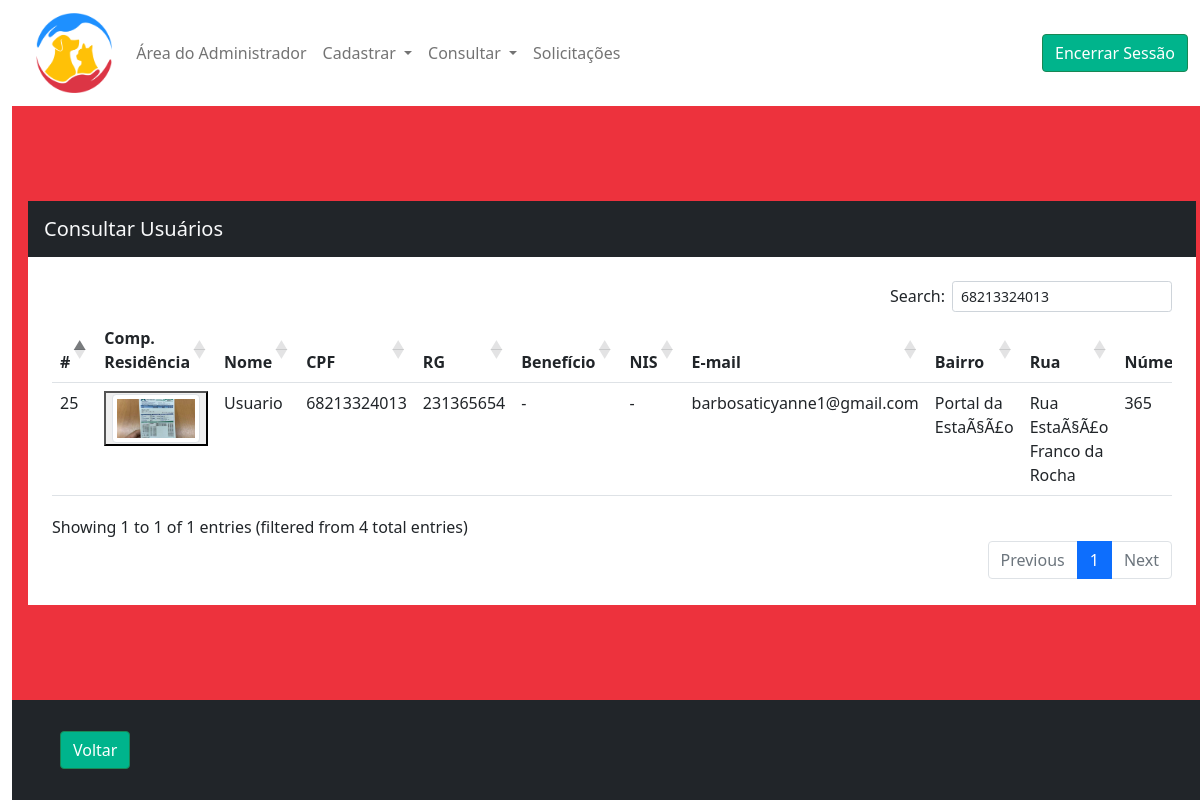
Page /consulta-usuario/68213324013 (signed in) on the earlier database version.
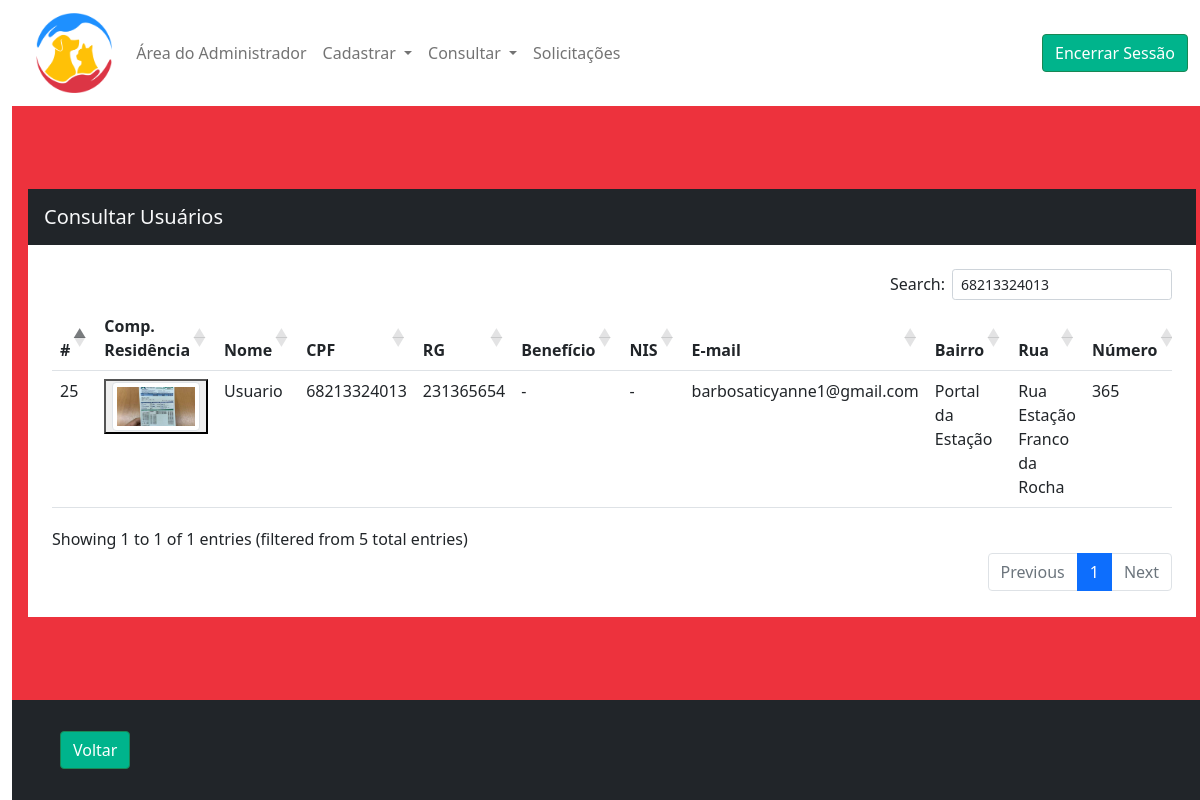
Same page on the later database version.
### tables this page shows
CREATE TABLE `usuario` (
  `idusuario` int(11) NOT NULL,
  `idlogin` int(11) NOT NULL,
  `rg` char(9) NOT NULL,
  `cpf` char(11) NOT NULL,
  `beneficio` tinyint(4) NOT NULL COMMENT '0 - Sem benefício; 1 - Benefício Soical; 2 - Protetor de Animais; 3 - Em análise',
  `telefone` varchar(10) DEFAULT NULL,
  `celular` varchar(11) NOT NULL,
  `whatsapp` tinyint(4) NOT NULL COMMENT '0 - Celular não é whatsapp; 1 - Celular é whatsapp',
  `punicao` tinyint(4) NOT NULL,
  `usurua` varchar(50) NOT NULL,
  `usubairro` varchar(50) NOT NULL,
  `usunumero` varchar(5) NOT NULL,
  `usucep` varchar(8) NOT NULL,
  `nis` char(11) DEFAULT NULL,
  `doccomprovante` varchar(255) DEFAULT NULL,
  `quantcastracoes` tinyint(4) NOT NULL
);

### model/Usuario.php (called while the page is built, shortened)
<?php
    class Usuario{
        function consultar()
        {
            $con = Conexao::conectar();
            $cmd = $con->prepare("SELECT idusuario, login.idlogin, doccomprovante, nome, email, cpf, rg, beneficio, nis, telefone, celular, whatsapp, usucep, usubairro, usurua, usunumero, punicao
                                    FROM usuario JOIN login ON usuario.idlogin = login.idlogin");
            $cmd->execute();
            return $cmd->fetchAll(PDO::FETCH_OBJ);
        }
    }
?>

### view/consultaUsuario.php (the view, shortened to what the changed rows need)
<!DOCTYPE html>
<html lang="pt-br">
<head>
    <link rel="stylesheet" type="text/css" href="https://cdnjs.cloudflare.com/ajax/libs/twitter-bootstrap/5.1.3/css/bootstrap.min.css">
    <link rel="stylesheet" type="text/css" href="https://cdn.datatables.net/buttons/2.2.3/css/buttons.dataTables.min.css">
    <link rel="stylesheet" type="text/css" href="https://cdn.datatables.net/1.12.1/css/dataTables.bootstrap5.min.css">
    <link rel="stylesheet" type="text/css" href="https://cdn.datatables.net/responsive/2.3.0/css/responsive.dataTables.min.css"/>
    <?php include_once "head.php";?>
</head>
<body>
    <div class="container-fluid d-grid min-vh-100 corpo">
        <div class="bg-danger container-fluid" style="grid-area: corpo;">
            <div class="row h-100 align-items-center" style="max-width:100vw;">
                <div class="p-3">
                    <div class="container-fluid bg-dark text-light font-weight-bold p-3">
                        <h5 class="m-0">Consultar Usuários</h5>
                    </div>
                    <div class="container-fluid p-sm-3 p-md-3 p-lg-4 p-3 px-0 bg-white">
                        <div class="table-responsive">
                            <table id="tbUsuario" class="table table-hover">
                                <thead>
                                    <th>#</th>
                                    <th>Comp. Residência</th>
                                    <th>Nome</th>
                                    <th>CPF</th>
                                    <th>RG</th>
                                    <th>Benefício</th>
                                    <th>NIS</th>
                                    <th>E-mail</th>
                                    <th>Bairro</th>
                                    <th>Rua</th>
                                    <th>Número</th>
                                </thead>
                                <tbody>
                                    <?php
                                        foreach($dadosUsuario as $value)
                                        {
                                            $valorBeneficio = $value->beneficio;
                                            $value->beneficio = str_replace("0", "-", $value->beneficio);
                                            $value->beneficio = str_replace("1", "Benefício Social", $value->beneficio);
                                            $value->beneficio = str_replace("2", "Protetor de Animais", $value->beneficio);
                                            $value->beneficio = str_replace("3", "Em análise", $value->beneficio);
                                            $valorTelefone = $value->telefone;
                                            $value->telefone = preg_replace("/^$/", "-", $value->telefone);
                                            $valorNis = $value->nis;
                                            $value->nis = preg_replace("/^$/", "-", $value->nis);
                                            $valorPunicao = $value->punicao;
                                            $value->punicao == 0 ? $value->punicao = '-' : $value->punicao = "<span class='badge bg-danger'>Punido</span>";
                                            $whats = $value->whatsapp;
                                            $value->whatsapp == 1 ? $value->whatsapp = "<a href='https://api.whatsapp.com/send?phone=55$value->celular&text=Olá $value->nome!' target='_blank'><img src='".URL."recursos/img/whatsapp.png'></a>" : $value->whatsapp = "";
                                            echo
                                            "
                                            <tr>
                                                <td>$value->idusuario</td>
                                                <td>
                                                    <button id='btnImg' type='button' data-bs-target='#modalImg' data-bs-toggle='modal' data-img='$value->doccomprovante'>
                                                        <img width='150px' class='img-thumbnail' src='".URL."recursos/img/docComprovantes/$value->doccomprovante'>
                                                    </button>
                                                </td>
                                                <td>$value->nome</td>
                                                <td>$value->cpf</td>
                                                <td>$value->rg</td>
                                                <td>$value->beneficio</td>
                                                <td>$value->nis</td>
                                                <td>$value->email</td>
                                                <td>$value->usubairro</td>
                                                <td>$value->usurua</td>
                                                <td>$value->usunumero</td>
                                                <td>$value->telefone</td>
                                                <td style='width:140px;'>$value->celular $value->whatsapp</td>
                                                <td>$value->punicao</td>
                                                    <a href='". URL. "consulta-animais/$value->idusuario' class='btn btn-success col-auto'>
                                                        <img src='". URL ."recursos/img/Logo-Castra-Pet.svg' alt='Animais cadastrados' width='30px' class='aling-itens-center white justify-content-center'>
                                                    </a>
                                                    <button class='btn btn-warning btn-sm-sm text-light' id='btnEditar' type='button' data-bs-target='#modalEditar' data-bs-toggle='modal'
                                                            data-idusuario='$value->idusuario' data-nome='$value->nome' data-cpf='$value->cpf' data-beneficio='$valorBeneficio' data-nis='$valorNis'
                                                            data-email='$value->email' data-telefone='$valorTelefone' data-celular='$value->celular' data-punicao='$valorPunicao' data-rg='$value->rg'
                                                            data-cep='$value->usucep' data-numero='$value->usunumero' data-bairro='$value->usubairro' data-rua='$value->usurua' data-idlogin='$value->idlogin' data-whats='$whats'>
                                                        <img src=". URL . "recursos/img/pencil-square.svg".">
                                                    </button>
                                            </tr>
                                            ";
                                        }
                                    ?>
                                </tbody>
                            </table>
                        </div>
                    </div>
                </div>
            </div>
        </div>
        <div class="container-fluid bg-dark" style="grid-area: footer;">
            <div class="row h-100 align-items-center">
                <div class="px-5">
                    <a href="<?php echo URL.'home-adm';?>" class="btn btn-success">Voltar</a>
                </div>
            </div>
        </div>
    </div>
</body>
</html>

Differences in the rows shown:
changed usuario "Usuario": usubairro "Portal da EstaÃ§Ã£o" → "Portal da Estação"; usurua "Rua EstaÃ§Ã£o Franco da Rocha" → "Rua Estação Franco da Rocha"
Other differences:
text written by a page script: "Search: Showing 1 to 1 of 1 entries (filtered from 4 total entries) Previous 1 Next" → "Search: Showing 1 to 1 of 1 entries (filtered from 5 total entries) Previous 1 Next"
